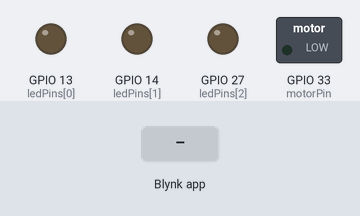
Recording of a sketch running on a simulated ESP32. On the bench: switched loads named in the sketch (green lamp = pin HIGH), output pins drawn as LEDs (lit = HIGH). The test bench sets the inputs (shaded band). WiFi joins after 1.5 s; servers stay silent unless stated; what the sketch prints to the serial monitor is not drawn.

Above: at 3.0 s.
3.1 s: Blynk app writes 1 to V0
At 3.5 s:
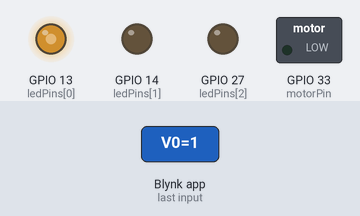
4.6 s: Blynk app writes 1 to V3
At 5.8 s:
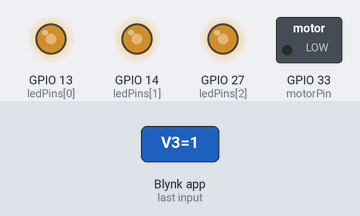
6.1 s: Blynk app writes 1 to V4
At 7.0 s:
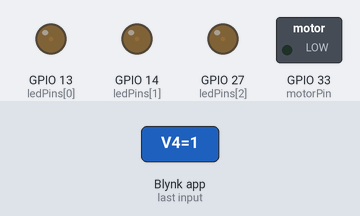
7.6 s: Blynk app writes 1 to V5
At 8.1 s:
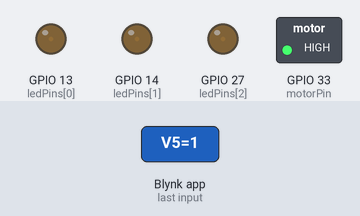
9.1 s: Blynk app writes 0 to V0
At 10.3 s:
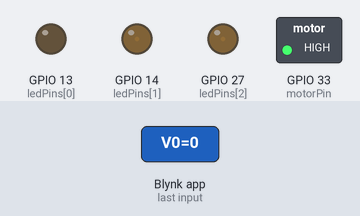
10.6 s: Blynk app writes 0 to V1
At 11.7 s:
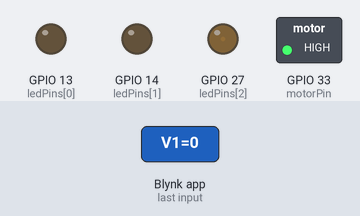
Timing chart, 0 to 13.1 s (numbered marks = the images above; inputs shaded):
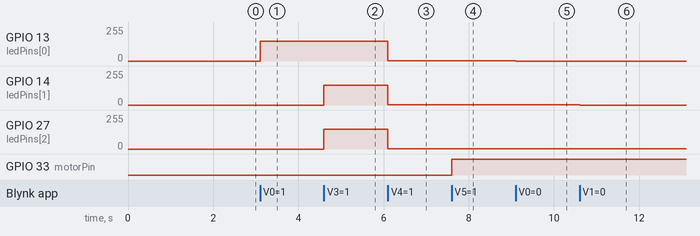

Measured:
- after the input at 3.1 s, GPIO 13 (ledPins[0]): 0/255 → 150/255 at once
- after the input at 4.6 s, GPIO 14 (ledPins[1]), GPIO 27 (ledPins[2]): 0/255 → 150/255 at once
- after the input at 6.1 s, GPIO 13 (ledPins[0]), GPIO 14 (ledPins[1]), GPIO 27 (ledPins[2]): 150/255 → 1/255 at once
- after the input at 7.6 s, GPIO 33 (motorPin): LOW → HIGH at once
- after the input at 9.1 s, GPIO 13 (ledPins[0]): 1/255 → 0/255 at once
- after the input at 10.6 s, GPIO 14 (ledPins[1]): 1/255 → 0/255 at once

The sketch:

led_motion.ino
```cpp
#define BLYNK_TEMPLATE_ID "TMPL36W9Mprce"
#define BLYNK_TEMPLATE_NAME "SL Project"
#define BLYNK_AUTH_TOKEN "Pyg4QC6R_zPxW6HeYkttfLLW3-47q1aF"

#include <BlynkSimpleEsp32.h>
#include <WiFi.h>


// -------- WIFI --------
const char *ssid = "iPhone";
const char *password = "1234567890";

// -------- LED PINS --------
int ledPins[] = {13, 14, 27};
int numLeds = 3;

// -------- MOTOR PIN --------
int motorPin = 33;

// -------- STATE --------
int ledState[3] = {0, 0, 0};
int brightness = 150;

// -------- SETUP --------
void setup() {
  Serial.begin(115200);

  // Set pins as OUTPUT (IMPORTANT)
  for (int i = 0; i < numLeds; i++) {
    pinMode(ledPins[i], OUTPUT);
  }
  pinMode(motorPin, OUTPUT);

  WiFi.begin(ssid, password);
  Serial.print("Connecting to WiFi");

  while (WiFi.status() != WL_CONNECTED) {
    delay(500);
    Serial.print(".");
  }

  Serial.println("\nConnected!");
  Serial.print("IP Address: ");
  Serial.println(WiFi.localIP());

  Blynk.begin(BLYNK_AUTH_TOKEN, ssid, password);

  Serial.println("System Ready!");
}

// -------- SYNC ON CONNECT --------
BLYNK_CONNECTED() {
  Serial.println("Blynk Connected!");
  Blynk.syncAll();
}

// -------- APPLY LED STATE --------
void applyLEDs() {
  Serial.println("Applying LED states...");

  for (int i = 0; i < numLeds; i++) {
    analogWrite(ledPins[i], ledState[i] ? brightness : 0);
  }

  // Sync UI
  Blynk.virtualWrite(V0, ledState[0]);
  Blynk.virtualWrite(V1, ledState[1]);
  Blynk.virtualWrite(V2, ledState[2]);

  int allState = (ledState[0] && ledState[1] && ledState[2]) ? 1 : 0;
  Blynk.virtualWrite(V3, allState);
}

// -------- BLYNK HANDLERS --------

// Light 1
BLYNK_WRITE(V0) {
  int val = param.asInt();
  Serial.print("V0: ");
  Serial.println(val);

  ledState[0] = val;
  applyLEDs();
}

// Light 2
BLYNK_WRITE(V1) {
  int val = param.asInt();
  Serial.print("V1: ");
  Serial.println(val);

  ledState[1] = val;
  applyLEDs();
}

// Light 3
BLYNK_WRITE(V2) {
  int val = param.asInt();
  Serial.print("V2: ");
  Serial.println(val);

  ledState[2] = val;
  applyLEDs();
}

// ALL LIGHTS
BLYNK_WRITE(V3) {
  int val = param.asInt();
  Serial.print("V3 (ALL): ");
  Serial.println(val);

  for (int i = 0; i < numLeds; i++) {
    ledState[i] = val;
  }
  applyLEDs();
}

// Brightness
BLYNK_WRITE(V4) {
  brightness = param.asInt();
  Serial.print("Brightness: ");
  Serial.println(brightness);

  applyLEDs();
}

// -------- MOTOR CONTROL --------
BLYNK_WRITE(V5) {
  int val = param.asInt();
  Serial.print("Motor: ");
  Serial.println(val);

  digitalWrite(motorPin, val ? HIGH : LOW);
}

// -------- LOOP --------
void loop() { Blynk.run(); }
```
